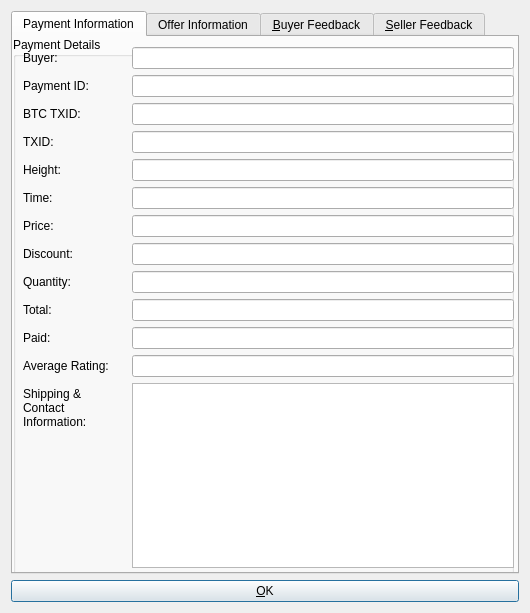
<?xml version="1.0" encoding="UTF-8"?>
<ui version="4.0">
 <class>OfferAcceptInfoDialog</class>
 <widget class="QDialog" name="OfferAcceptInfoDialog">
  <property name="geometry">
   <rect>
    <x>0</x>
    <y>0</y>
    <width>530</width>
    <height>613</height>
   </rect>
  </property>
  <property name="windowTitle">
   <string>Offer Accept Info</string>
  </property>
  <property name="autoFillBackground">
   <bool>true</bool>
  </property>
  <layout class="QVBoxLayout" name="verticalLayout">
   <item>
    <widget class="QTabWidget" name="acceptinfo">
     <property name="currentIndex">
      <number>0</number>
     </property>
     <widget class="QWidget" name="general">
      <attribute name="title">
       <string>Payment Information</string>
      </attribute>
      <widget class="QGroupBox" name="groupBox">
       <property name="geometry">
        <rect>
         <x>0</x>
         <y>0</y>
         <width>501</width>
         <height>541</height>
        </rect>
       </property>
       <property name="title">
        <string>Payment Details</string>
       </property>
       <widget class="QWidget" name="layoutWidget">
        <property name="geometry">
         <rect>
          <x>10</x>
          <y>10</y>
          <width>491</width>
          <height>521</height>
         </rect>
        </property>
        <layout class="QFormLayout" name="formLayout">
         <property name="fieldGrowthPolicy">
          <enum>QFormLayout::AllNonFixedFieldsGrow</enum>
         </property>
         <item row="0" column="0">
          <widget class="QLabel" name="label_10">
           <property name="text">
            <string>Buyer:</string>
           </property>
          </widget>
         </item>
         <item row="1" column="0">
          <widget class="QLabel" name="label_2">
           <property name="text">
            <string>Payment ID:</string>
           </property>
          </widget>
         </item>
         <item row="1" column="1">
          <widget class="QLineEdit" name="paymentguidEdit"/>
         </item>
         <item row="2" column="0">
          <widget class="QLabel" name="btctxidLabel">
           <property name="text">
            <string>BTC TXID:</string>
           </property>
          </widget>
         </item>
         <item row="2" column="1">
          <widget class="QLineEdit" name="btctxidEdit"/>
         </item>
         <item row="3" column="0">
          <widget class="QLabel" name="label_4">
           <property name="text">
            <string>TXID:</string>
           </property>
          </widget>
         </item>
         <item row="3" column="1">
          <widget class="QLineEdit" name="txidEdit">
           <property name="enabled">
            <bool>true</bool>
           </property>
          </widget>
         </item>
         <item row="4" column="0">
          <widget class="QLabel" name="label_6">
           <property name="text">
            <string>Height:</string>
           </property>
          </widget>
         </item>
         <item row="4" column="1">
          <widget class="QLineEdit" name="heightEdit">
           <property name="enabled">
            <bool>true</bool>
           </property>
          </widget>
         </item>
         <item row="5" column="0">
          <widget class="QLabel" name="label_5">
           <property name="text">
            <string>Time:</string>
           </property>
          </widget>
         </item>
         <item row="5" column="1">
          <widget class="QLineEdit" name="timeEdit">
           <property name="enabled">
            <bool>true</bool>
           </property>
          </widget>
         </item>
         <item row="6" column="0">
          <widget class="QLabel" name="label_7">
           <property name="text">
            <string>Price:</string>
           </property>
          </widget>
         </item>
         <item row="6" column="1">
          <widget class="QLineEdit" name="priceEdit">
           <property name="enabled">
            <bool>true</bool>
           </property>
          </widget>
         </item>
         <item row="7" column="0">
          <widget class="QLabel" name="discountLabel">
           <property name="text">
            <string>Discount:</string>
           </property>
          </widget>
         </item>
         <item row="7" column="1">
          <widget class="QLineEdit" name="discountEdit"/>
         </item>
         <item row="8" column="0">
          <widget class="QLabel" name="label_13">
           <property name="text">
            <string>Quantity:</string>
           </property>
          </widget>
         </item>
         <item row="8" column="1">
          <widget class="QLineEdit" name="quantityEdit">
           <property name="enabled">
            <bool>true</bool>
           </property>
          </widget>
         </item>
         <item row="9" column="0">
          <widget class="QLabel" name="label_9">
           <property name="text">
            <string>Total:</string>
           </property>
          </widget>
         </item>
         <item row="9" column="1">
          <widget class="QLineEdit" name="totalEdit">
           <property name="enabled">
            <bool>true</bool>
           </property>
          </widget>
         </item>
         <item row="10" column="0">
          <widget class="QLabel" name="label_8">
           <property name="text">
            <string>Paid:</string>
           </property>
          </widget>
         </item>
         <item row="10" column="1">
          <widget class="QLineEdit" name="paidEdit">
           <property name="enabled">
            <bool>true</bool>
           </property>
          </widget>
         </item>
         <item row="11" column="0">
          <widget class="QLabel" name="label">
           <property name="text">
            <string>Average Rating:</string>
           </property>
          </widget>
         </item>
         <item row="11" column="1">
          <widget class="QLineEdit" name="ratingEdit"/>
         </item>
         <item row="14" column="0">
          <widget class="QLabel" name="label_11">
           <property name="text">
            <string>Shipping &amp; Contact Information:</string>
           </property>
           <property name="wordWrap">
            <bool>true</bool>
           </property>
          </widget>
         </item>
         <item row="14" column="1">
          <widget class="QTextEdit" name="paymessageEdit">
           <property name="enabled">
            <bool>true</bool>
           </property>
          </widget>
         </item>
         <item row="0" column="1">
          <widget class="QLineEdit" name="buyerEdit"/>
         </item>
        </layout>
       </widget>
      </widget>
     </widget>
     <widget class="QWidget" name="tab">
      <attribute name="title">
       <string>Offer Information</string>
      </attribute>
      <widget class="QGroupBox" name="groupBox_2">
       <property name="geometry">
        <rect>
         <x>0</x>
         <y>0</y>
         <width>501</width>
         <height>541</height>
        </rect>
       </property>
       <property name="title">
        <string>Offer Details</string>
       </property>
       <widget class="QWidget" name="layoutWidget_2">
        <property name="geometry">
         <rect>
          <x>10</x>
          <y>10</y>
          <width>491</width>
          <height>521</height>
         </rect>
        </property>
        <layout class="QFormLayout" name="formLayout_2">
         <property name="fieldGrowthPolicy">
          <enum>QFormLayout::AllNonFixedFieldsGrow</enum>
         </property>
         <item row="3" column="0">
          <widget class="QLabel" name="label_16">
           <property name="text">
            <string>Offer Title:</string>
           </property>
          </widget>
         </item>
         <item row="3" column="1">
          <widget class="QLineEdit" name="titleEdit"/>
         </item>
         <item row="4" column="0">
          <widget class="QLabel" name="commissionLabel">
           <property name="text">
            <string>Commission:</string>
           </property>
          </widget>
         </item>
         <item row="4" column="1">
          <widget class="QLineEdit" name="commissionEdit"/>
         </item>
         <item row="1" column="0">
          <widget class="QLabel" name="label_3">
           <property name="text">
            <string>Offer ID:</string>
           </property>
          </widget>
         </item>
         <item row="1" column="1">
          <widget class="QLineEdit" name="offerguidEdit"/>
         </item>
         <item row="2" column="0">
          <widget class="QLabel" name="linkGUIDLabel">
           <property name="text">
            <string>Root Offer ID:</string>
           </property>
          </widget>
         </item>
         <item row="2" column="1">
          <widget class="QLineEdit" name="linkGUIDEdit"/>
         </item>
         <item row="0" column="0">
          <widget class="QLabel" name="label_12">
           <property name="text">
            <string>Merchant:</string>
           </property>
          </widget>
         </item>
         <item row="0" column="1">
          <widget class="QLineEdit" name="sellerEdit"/>
         </item>
         <item row="5" column="0">
          <widget class="QLabel" name="certLabel">
           <property name="text">
            <string>Certificate:</string>
           </property>
          </widget>
         </item>
         <item row="5" column="1">
          <widget class="QLineEdit" name="certEdit"/>
         </item>
        </layout>
       </widget>
      </widget>
     </widget>
     <widget class="QWidget" name="buyerFeedback">
      <attribute name="title">
       <string>&amp;Buyer Feedback</string>
      </attribute>
      <widget class="QScrollArea" name="scrollArea">
       <property name="geometry">
        <rect>
         <x>0</x>
         <y>0</y>
         <width>511</width>
         <height>671</height>
        </rect>
       </property>
       <property name="verticalScrollBarPolicy">
        <enum>Qt::ScrollBarAsNeeded</enum>
       </property>
       <property name="horizontalScrollBarPolicy">
        <enum>Qt::ScrollBarAlwaysOff</enum>
       </property>
       <property name="widgetResizable">
        <bool>true</bool>
       </property>
       <widget class="QWidget" name="scrollAreaWidgetContents_2">
        <property name="geometry">
         <rect>
          <x>0</x>
          <y>0</y>
          <width>507</width>
          <height>667</height>
         </rect>
        </property>
        <layout class="QHBoxLayout" name="horizontalLayout">
         <item>
          <layout class="QVBoxLayout" name="buyerFeedbackLayout">
           <property name="sizeConstraint">
            <enum>QLayout::SetMinAndMaxSize</enum>
           </property>
          </layout>
         </item>
        </layout>
       </widget>
      </widget>
     </widget>
     <widget class="QWidget" name="sellerFeedback">
      <attribute name="title">
       <string>&amp;Seller Feedback</string>
      </attribute>
      <widget class="QScrollArea" name="scrollArea_2">
       <property name="geometry">
        <rect>
         <x>0</x>
         <y>0</y>
         <width>511</width>
         <height>671</height>
        </rect>
       </property>
       <property name="verticalScrollBarPolicy">
        <enum>Qt::ScrollBarAsNeeded</enum>
       </property>
       <property name="horizontalScrollBarPolicy">
        <enum>Qt::ScrollBarAlwaysOff</enum>
       </property>
       <property name="widgetResizable">
        <bool>true</bool>
       </property>
       <widget class="QWidget" name="scrollAreaWidgetContents_4">
        <property name="geometry">
         <rect>
          <x>0</x>
          <y>0</y>
          <width>507</width>
          <height>667</height>
         </rect>
        </property>
        <layout class="QVBoxLayout" name="verticalLayout_4">
         <item>
          <layout class="QVBoxLayout" name="sellerFeedbackLayout">
           <property name="sizeConstraint">
            <enum>QLayout::SetMinAndMaxSize</enum>
           </property>
          </layout>
         </item>
        </layout>
       </widget>
      </widget>
     </widget>
    </widget>
   </item>
   <item>
    <widget class="QPushButton" name="okButton">
     <property name="text">
      <string>&amp;OK</string>
     </property>
    </widget>
   </item>
  </layout>
 </widget>
 <resources>
  <include location="../syscoin.qrc"/>
 </resources>
 <connections/>
</ui>
